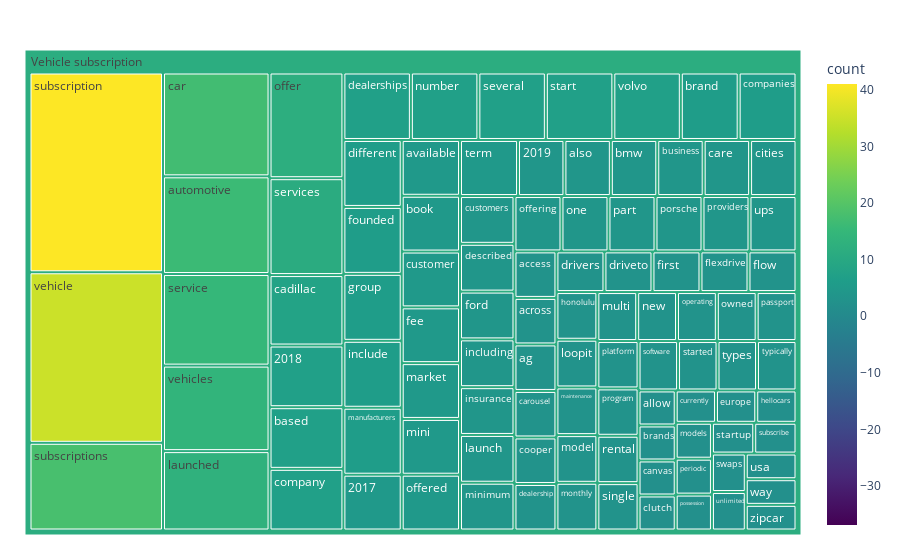

Notebook source saved alongside this figure:
### Code cell
import plotly.express as px
fig = px.treemap(df_words[0:100], path=[px.Constant(PAGE_NAME), 'words'],
                 values='count',
                 color='count',
                 color_continuous_scale='viridis',
                 color_continuous_midpoint=np.average(df_words['count'])
                )
fig.update_layout(margin = dict(t=50, l=25, r=25, b=25))
fig.show()

### Figure 1 — Plotly figure (JSON) as saved in the notebook; plotly's stock layout.template omitted (floating-point values rounded to 4 significant figures)
{"data": [{"branchvalues": "total", "customdata": [[5], [7], [4], [3], [3], [3], [2], [4], [16], [5], [7], [4], [5], [6], [2], [4], [8], [2], [17], [4], [3], [4], [2], [6], [7], [3], [2], [5], [4], [3], [7], [4], [6], [3], [3], [2], [5], [3], [3], [3], [4], [6], [6], [2], [3], [6], [4], [4], [4], [13], [3], [3], [6], [5], [5], [4], [3], [2], [3], [3], [3], [7], [12], [5], [4], [4], [3], [3], [4], [3], [2], [3], [4], [2], [3], [4], [3], [15], [11], [7], [3], [3], [7], [3], [2], [2], [41], [18], [2], [5], [3], [3], [2], [4], [2], [35], [14], [7], [2], [2], [11.47]], "domain": {"x": [0, 1], "y": [0, 1]}, "hovertemplate": "labels=%{label}<br>count_sum=%{value}<br>parent=%{parent}<br>id=%{id}<br>count=%{color}<extra></extra>", "ids": ["Vehicle subscription/2017", "Vehicle subscription/2018", "Vehicle subscription/2019", "Vehicle subscription/access", "Vehicle subscription/across", "Vehicle subscription/ag", "Vehicle subscription/allow", "Vehicle subscription/also", "Vehicle subscription/automotive", "Vehicle subscription/available", "Vehicle subscription/based", "Vehicle subscription/bmw", "Vehicle subscription/book", "Vehicle subscription/brand", "Vehicle subscription/brands", "Vehicle subscription/business", "Vehicle subscription/cadillac", "Vehicle subscription/canvas", "Vehicle subscription/car", "Vehicle subscription/care", "Vehicle subscription/carousel", "Vehicle subscription/cities", "Vehicle subscription/clutch", "Vehicle subscription/companies", "Vehicle subscription/company", "Vehicle subscription/cooper", "Vehicle subscription/currently", "Vehicle subscription/customer", "Vehicle subscription/customers", "Vehicle subscription/dealership", "Vehicle subscription/dealerships", "Vehicle subscription/described", "Vehicle subscription/different", "Vehicle subscription/drivers", "Vehicle subscription/driveto", "Vehicle subscription/europe", "Vehicle subscription/fee", "Vehicle subscription/first", "Vehicle subscription/flexdrive", "Vehicle subscription/flow", "Vehicle subscription/ford", "Vehicle subscription/founded", "Vehicle subscription/group", "Vehicle subscription/hellocars", "Vehicle subscription/honolulu", "Vehicle subscription/include", "Vehicle subscription/including", "Vehicle subscription/insurance", "Vehicle subscription/launch", "Vehicle subscription/launched", "Vehicle subscription/loopit", "Vehicle subscription/maintenance", "Vehicle subscription/manufacturers", "Vehicle subscription/market", "Vehicle subscription/mini", "Vehicle subscription/minimum", "Vehicle subscription/model", "Vehicle subscription/models", "Vehicle subscription/monthly", "Vehicle subscription/multi", "Vehicle subscription/new", "Vehicle subscription/number", "Vehicle subscription/offer", "Vehicle subscription/offered", "Vehicle subscription/offering", "Vehicle subscription/one", "Vehicle subscription/operating", "Vehicle subscription/owned", "Vehicle subscription/part", "Vehicle subscription/passport", "Vehicle subscription/periodic", "Vehicle subscription/platform", "Vehicle subscription/porsche", "Vehicle subscription/possession", "Vehicle subscription/program", "Vehicle subscription/providers", "Vehicle subscription/rental", "Vehicle subscription/service", "Vehicle subscription/services", "Vehicle subscription/several", "Vehicle subscription/single", "Vehicle subscription/software", "Vehicle subscription/start", "Vehicle subscription/started", "Vehicle subscription/startup", "Vehicle subscription/subscribe", "Vehicle subscription/subscription", "Vehicle subscription/subscriptions", "Vehicle subscription/swaps", "Vehicle subscription/term", "Vehicle subscription/types", "Vehicle subscription/typically", "Vehicle subscription/unlimited", "Vehicle subscription/ups", "Vehicle subscription/usa", "Vehicle subscription/vehicle", "Vehicle subscription/vehicles", "Vehicle subscription/volvo", "Vehicle subscription/way", "Vehicle subscription/zipcar", "Vehicle subscription"], "labels": ["2017", "2018", "2019", "access", "across", "ag", "allow", "also", "automotive", "available", "based", "bmw", "book", "brand", "brands", "business", "cadillac", "canvas", "car", "care", "carousel", "cities", "clutch", "companies", "company", "cooper", "currently", "customer", "customers", "dealership", "dealerships", "described", "different", "drivers", "driveto", "europe", "fee", "first", "flexdrive", "flow", "ford", "founded", "group", "hellocars", "honolulu", "include", "including", "insurance", "launch", "launched", "loopit", "maintenance", "manufacturers", "market", "mini", "minimum", "model", "models", "monthly", "multi", "new", "number", "offer", "offered", "offering", "one", "operating", "owned", "part", "passport", "periodic", "platform", "porsche", "possession", "program", "providers", "rental", "service", "services", "several", "single", "software", "start", "started", "startup", "subscribe", "subscription", "subscriptions", "swaps", "term", "types", "typically", "unlimited", "ups", "usa", "vehicle", "vehicles", "volvo", "way", "zipcar", "Vehicle subscription"], "marker": {"coloraxis": "coloraxis", "colors": [5, 7, 4, 3, 3, 3, 2, 4, 16, 5, 7, 4, 5, 6, 2, 4, 8, 2, 17, 4, 3, 4, 2, 6, 7, 3, 2, 5, 4, 3, 7, 4, 6, 3, 3, 2, 5, 3, 3, 3, 4, 6, 6, 2, 3, 6, 4, 4, 4, 13, 3, 3, 6, 5, 5, 4, 3, 2, 3, 3, 3, 7, 12, 5, 4, 4, 3, 3, 4, 3, 2, 3, 4, 2, 3, 4, 3, 15, 11, 7, 3, 3, 7, 3, 2, 2, 41, 18, 2, 5, 3, 3, 2, 4, 2, 35, 14, 7, 2, 2, 11.47]}, "name": "", "parents": ["Vehicle subscription", "Vehicle subscription", "Vehicle subscription", "Vehicle subscription", "Vehicle subscription", "Vehicle subscription", "Vehicle subscription", "Vehicle subscription", "Vehicle subscription", "Vehicle subscription", "Vehicle subscription", "Vehicle subscription", "Vehicle subscription", "Vehicle subscription", "Vehicle subscription", "Vehicle subscription", "Vehicle subscription", "Vehicle subscription", "Vehicle subscription", "Vehicle subscription", "Vehicle subscription", "Vehicle subscription", "Vehicle subscription", "Vehicle subscription", "Vehicle subscription", "Vehicle subscription", "Vehicle subscription", "Vehicle subscription", "Vehicle subscription", "Vehicle subscription", "Vehicle subscription", "Vehicle subscription", "Vehicle subscription", "Vehicle subscription", "Vehicle subscription", "Vehicle subscription", "Vehicle subscription", "Vehicle subscription", "Vehicle subscription", "Vehicle subscription", "Vehicle subscription", "Vehicle subscription", "Vehicle subscription", "Vehicle subscription", "Vehicle subscription", "Vehicle subscription", "Vehicle subscription", "Vehicle subscription", "Vehicle subscription", "Vehicle subscription", "Vehicle subscription", "Vehicle subscription", "Vehicle subscription", "Vehicle subscription", "Vehicle subscription", "Vehicle subscription", "Vehicle subscription", "Vehicle subscription", "Vehicle subscription", "Vehicle subscription", "Vehicle subscription", "Vehicle subscription", "Vehicle subscription", "Vehicle subscription", "Vehicle subscription", "Vehicle subscription", "Vehicle subscription", "Vehicle subscription", "Vehicle subscription", "Vehicle subscription", "Vehicle subscription", "Vehicle subscription", "Vehicle subscription", "Vehicle subscription", "Vehicle subscription", "Vehicle subscription", "Vehicle subscription", "Vehicle subscription", "Vehicle subscription", "Vehicle subscription", "Vehicle subscription", "Vehicle subscription", "Vehicle subscription", "Vehicle subscription", "Vehicle subscription", "Vehicle subscription", "Vehicle subscription", "Vehicle subscription", "Vehicle subscription", "Vehicle subscription", "Vehicle subscription", "Vehicle subscription", "Vehicle subscription", "Vehicle subscription", "Vehicle subscription", "Vehicle subscription", "Vehicle subscription", "Vehicle subscription", "Vehicle subscription", "Vehicle subscription", ""], "type": "treemap", "values": [5, 7, 4, 3, 3, 3, 2, 4, 16, 5, 7, 4, 5, 6, 2, 4, 8, 2, 17, 4, 3, 4, 2, 6, 7, 3, 2, 5, 4, 3, 7, 4, 6, 3, 3, 2, 5, 3, 3, 3, 4, 6, 6, 2, 3, 6, 4, 4, 4, 13, 3, 3, 6, 5, 5, 4, 3, 2, 3, 3, 3, 7, 12, 5, 4, 4, 3, 3, 4, 3, 2, 3, 4, 2, 3, 4, 3, 15, 11, 7, 3, 3, 7, 3, 2, 2, 41, 18, 2, 5, 3, 3, 2, 4, 2, 35, 14, 7, 2, 2, 540]}], "layout": {"coloraxis": {"cmid": 2.075, "colorbar": {"title": {"text": "count"}}, "colorscale": [[0, "#440154"], [0.1111, "#482878"], [0.2222, "#3e4989"], [0.3333, "#31688e"], [0.4444, "#26828e"], [0.5556, "#1f9e89"], [0.6667, "#35b779"], [0.7778, "#6ece58"], [0.8889, "#b5de2b"], [1, "#fde725"]]}, "legend": {"tracegroupgap": 0}, "margin": {"b": 25, "l": 25, "r": 25, "t": 50}}}
